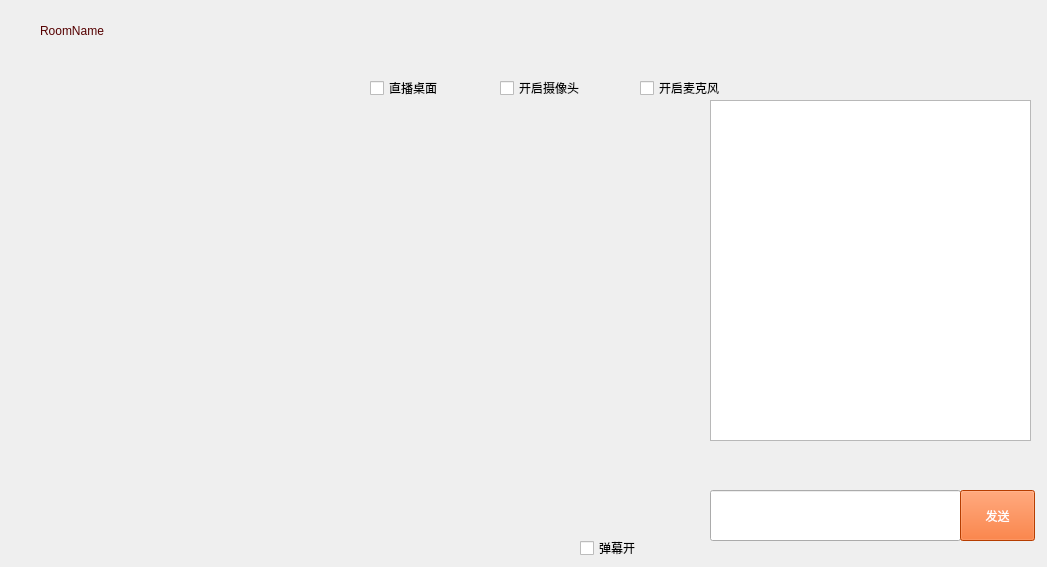
<?xml version="1.0" encoding="UTF-8"?>
<ui version="4.0">
 <class>LiveWindow</class>
 <widget class="QWidget" name="LiveWindow">
  <property name="geometry">
   <rect>
    <x>0</x>
    <y>0</y>
    <width>1047</width>
    <height>567</height>
   </rect>
  </property>
  <property name="windowTitle">
   <string>Form</string>
  </property>
  <widget class="QLabel" name="la_head">
   <property name="geometry">
    <rect>
     <x>940</x>
     <y>10</y>
     <width>81</width>
     <height>71</height>
    </rect>
   </property>
   <property name="text">
    <string/>
   </property>
   <property name="pixmap">
    <pixmap>../头像1.jpg</pixmap>
   </property>
   <property name="scaledContents">
    <bool>true</bool>
   </property>
  </widget>
  <widget class="QTextEdit" name="te_show">
   <property name="geometry">
    <rect>
     <x>710</x>
     <y>100</y>
     <width>321</width>
     <height>341</height>
    </rect>
   </property>
   <property name="styleSheet">
    <string notr="true">color: rgb(0, 170, 255);
font: 75 14pt &quot;华文楷体&quot;;</string>
   </property>
  </widget>
  <widget class="QLabel" name="la_roomName">
   <property name="geometry">
    <rect>
     <x>40</x>
     <y>10</y>
     <width>531</width>
     <height>41</height>
    </rect>
   </property>
   <property name="styleSheet">
    <string notr="true">color: rgb(85, 0, 0);
font: 75 20pt &quot;华文行楷&quot;;</string>
   </property>
   <property name="text">
    <string>RoomName</string>
   </property>
  </widget>
  <widget class="QLabel" name="la_hostName">
   <property name="geometry">
    <rect>
     <x>100</x>
     <y>60</y>
     <width>191</width>
     <height>31</height>
    </rect>
   </property>
   <property name="styleSheet">
    <string notr="true">color: rgb(255, 85, 0);
font: 75 12pt &quot;Times New Roman&quot;;</string>
   </property>
   <property name="text">
    <string/>
   </property>
  </widget>
  <widget class="QLabel" name="label">
   <property name="geometry">
    <rect>
     <x>50</x>
     <y>60</y>
     <width>31</width>
     <height>31</height>
    </rect>
   </property>
   <property name="text">
    <string/>
   </property>
   <property name="pixmap">
    <pixmap resource="Images/picture.qrc">:/image/主播标志.png</pixmap>
   </property>
   <property name="scaledContents">
    <bool>true</bool>
   </property>
  </widget>
  <widget class="QLabel" name="la_flag">
   <property name="geometry">
    <rect>
     <x>750</x>
     <y>30</y>
     <width>41</width>
     <height>41</height>
    </rect>
   </property>
   <property name="text">
    <string/>
   </property>
   <property name="pixmap">
    <pixmap resource="Images/picture.qrc">:/image/标志位.png</pixmap>
   </property>
   <property name="scaledContents">
    <bool>true</bool>
   </property>
  </widget>
  <widget class="QLineEdit" name="le_send">
   <property name="geometry">
    <rect>
     <x>710</x>
     <y>490</y>
     <width>251</width>
     <height>51</height>
    </rect>
   </property>
   <property name="styleSheet">
    <string notr="true">border-color: rgb(255, 85, 0);</string>
   </property>
  </widget>
  <widget class="QPushButton" name="btn_send">
   <property name="geometry">
    <rect>
     <x>960</x>
     <y>490</y>
     <width>75</width>
     <height>51</height>
    </rect>
   </property>
   <property name="styleSheet">
    <string notr="true">background-color: rgb(255, 85, 0);
color: rgb(255, 255, 255);
font: 75 11pt &quot;Aharoni&quot;;</string>
   </property>
   <property name="text">
    <string>发送</string>
   </property>
  </widget>
  <widget class="QLabel" name="lab_cameraFlag">
   <property name="geometry">
    <rect>
     <x>450</x>
     <y>60</y>
     <width>41</width>
     <height>41</height>
    </rect>
   </property>
   <property name="text">
    <string/>
   </property>
   <property name="pixmap">
    <pixmap resource="Images/picture.qrc">:/image/摄像头.png</pixmap>
   </property>
   <property name="scaledContents">
    <bool>true</bool>
   </property>
  </widget>
  <widget class="QLabel" name="lab_show_host">
   <property name="geometry">
    <rect>
     <x>60</x>
     <y>110</y>
     <width>531</width>
     <height>411</height>
    </rect>
   </property>
   <property name="text">
    <string/>
   </property>
  </widget>
  <widget class="QCheckBox" name="cbox_camera">
   <property name="geometry">
    <rect>
     <x>500</x>
     <y>80</y>
     <width>81</width>
     <height>16</height>
    </rect>
   </property>
   <property name="text">
    <string>开启摄像头</string>
   </property>
  </widget>
  <widget class="QLabel" name="lab_back">
   <property name="geometry">
    <rect>
     <x>0</x>
     <y>0</y>
     <width>1051</width>
     <height>571</height>
    </rect>
   </property>
   <property name="text">
    <string/>
   </property>
   <property name="pixmap">
    <pixmap resource="Images/picture.qrc">:/image/主窗口背景.jpg</pixmap>
   </property>
   <property name="scaledContents">
    <bool>true</bool>
   </property>
  </widget>
  <widget class="QCheckBox" name="chox_mic">
   <property name="geometry">
    <rect>
     <x>640</x>
     <y>80</y>
     <width>81</width>
     <height>16</height>
    </rect>
   </property>
   <property name="text">
    <string>开启麦克风</string>
   </property>
  </widget>
  <widget class="QLabel" name="lab_micFlag">
   <property name="geometry">
    <rect>
     <x>590</x>
     <y>60</y>
     <width>41</width>
     <height>41</height>
    </rect>
   </property>
   <property name="text">
    <string/>
   </property>
   <property name="pixmap">
    <pixmap resource="Images/picture.qrc">:/image/麦克风.png</pixmap>
   </property>
   <property name="scaledContents">
    <bool>true</bool>
   </property>
  </widget>
  <widget class="QLabel" name="lab_tabFlag">
   <property name="geometry">
    <rect>
     <x>320</x>
     <y>60</y>
     <width>41</width>
     <height>41</height>
    </rect>
   </property>
   <property name="text">
    <string/>
   </property>
   <property name="pixmap">
    <pixmap resource="Images/picture.qrc">:/image/桌面.JPG</pixmap>
   </property>
   <property name="scaledContents">
    <bool>true</bool>
   </property>
  </widget>
  <widget class="QCheckBox" name="chox_table">
   <property name="geometry">
    <rect>
     <x>370</x>
     <y>80</y>
     <width>71</width>
     <height>16</height>
    </rect>
   </property>
   <property name="text">
    <string>直播桌面</string>
   </property>
  </widget>
  <widget class="QCheckBox" name="chox_danmu">
   <property name="geometry">
    <rect>
     <x>580</x>
     <y>540</y>
     <width>61</width>
     <height>16</height>
    </rect>
   </property>
   <property name="text">
    <string>弹幕开</string>
   </property>
  </widget>
  <widget class="QLabel" name="lab_danmu">
   <property name="geometry">
    <rect>
     <x>490</x>
     <y>530</y>
     <width>81</width>
     <height>31</height>
    </rect>
   </property>
   <property name="text">
    <string/>
   </property>
   <property name="pixmap">
    <pixmap resource="Images/picture.qrc">:/image/开关关.png</pixmap>
   </property>
   <property name="scaledContents">
    <bool>true</bool>
   </property>
  </widget>
  <zorder>lab_back</zorder>
  <zorder>la_head</zorder>
  <zorder>te_show</zorder>
  <zorder>la_roomName</zorder>
  <zorder>la_hostName</zorder>
  <zorder>label</zorder>
  <zorder>la_flag</zorder>
  <zorder>le_send</zorder>
  <zorder>btn_send</zorder>
  <zorder>lab_cameraFlag</zorder>
  <zorder>lab_show_host</zorder>
  <zorder>cbox_camera</zorder>
  <zorder>chox_mic</zorder>
  <zorder>lab_micFlag</zorder>
  <zorder>lab_tabFlag</zorder>
  <zorder>chox_table</zorder>
  <zorder>chox_danmu</zorder>
  <zorder>lab_danmu</zorder>
 </widget>
 <resources>
  <include location="Images/picture.qrc"/>
 </resources>
 <connections/>
</ui>
